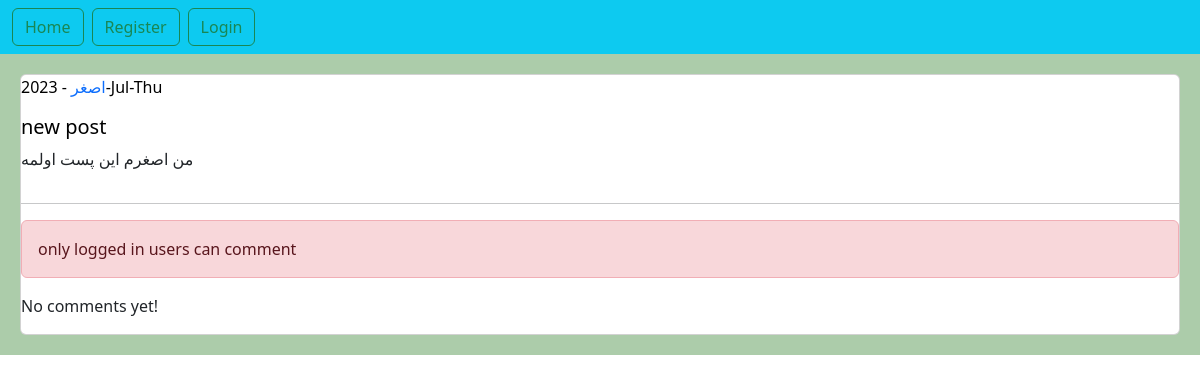
The page /post/13/mn-sgrm-yn-pst-wlmh/ on the database as committed earlier.
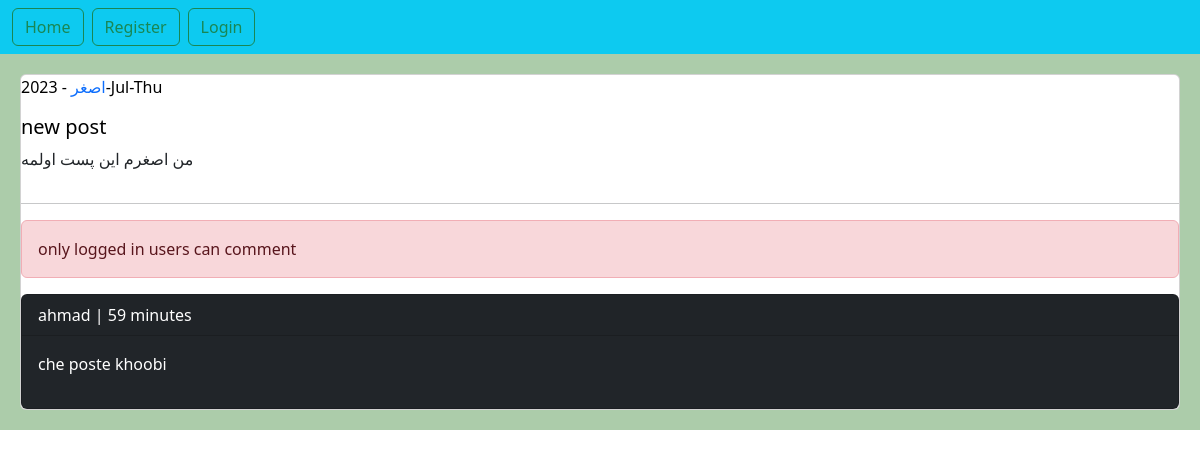
The same page on the database as committed later.
### home/models.py (models this page shows, shortened)
class Post(models.Model):
    user = models.ForeignKey(User, on_delete=models.CASCADE,
                             related_name='posts')  # اگر یک یوزر حذف شد پست هایش نیز حذف می شود.
    title = models.CharField(max_length=240)
    body = models.TextField()
    slug = models.SlugField()
    created = models.DateTimeField(auto_now_add=True)
    updated = models.DateTimeField(auto_now=True)
    class Meta:
        ordering = ['-created']  # مرتب سازی پست ها بر اساس تاریخ

class Comment(models.Model):
    user = models.ForeignKey(User, on_delete=models.CASCADE, related_name='ucomments')
    post = models.ForeignKey(Post, on_delete=models.CASCADE, related_name='pcomments')
    reply = models.ForeignKey('self', on_delete=models.CASCADE, related_name='rcomments', blank=True, null=True)
    is_reply = models.BooleanField(default=False)
    body = models.TextField(max_length=400)
    created = models.DateTimeField(auto_now_add=True)

### home/views.py (the view, shortened to what this page needs)
# urls.py: path('post/<int:post_id>/<slug:post_slug>/', views.PostDetailView.as_view(), name='post_detail'),
class PostDetailView(View):
    form_class = CommentCreateForm
    def setup(self, request, *args, **kwargs):
        self.post_instance = get_object_or_404(Post, pk=kwargs['post_id'], slug=kwargs['post_slug'])
        return super().setup(request, *args, **kwargs)
    def get(self, request, *args, **kwargs):
        comments = self.post_instance.pcomments.filter(is_reply=False)
        return render(request, 'home/detail.html',
                      {'post': self.post_instance, 'comments': comments, 'form': self.form_class})

### home/templates/home/detail.html (shortened to what this page needs)
{% extends 'base.html' %}
{% block content %}
    <div class="card">
    <p style="color: black;"><a href="{% url 'account:user_profile' post.user.id %}" style="text-decoration: none">{{ post.user }}</a> - {{ post.updated|date:"Y-M-D" }}</p>
    <h5 style="color: black">{{ post.title }}</h5>
    <p>{{ post.body }}</p>
        <hr>
    {% if request.user.is_authenticated %}
        <form action="" method="post">
            {% csrf_token %}
            {{ form.as_div }}
            <input type="submit" value="send">
        </form>
    {% else %}
        <p class="alert alert-danger">only logged in users can comment</p>
    {% endif %}
    {% for comment in comments %}
        <div class="card bg-dark text-white">
        <p class="card-header">{{ comment.user }} | {{ comment.created | timesince }}</p>
        <p class="card-body">{{ comment.body }}</p>
        </div>
    {% empty %}
        <p>No comments yet!</p>
    {% endfor %}
    </div>
{% endblock %}

### templates/base.html (shortened to what this page needs)
<!DOCTYPE html>
<html lang="en">
<head>
    <link href="https://cdn.jsdelivr.net/npm/bootstrap@5.3.0/dist/css/bootstrap.min.css" rel="stylesheet"
>
</head>
<body>
{% include 'includes/navbar.html' %}
<div class="jumbotron">
    {% block content %}{% endblock %}
</div>
</body>
</html>

### templates/includes/navbar.html
<nav class="navbar bg-info">
    <form class="container-fluid justify-content-start">
        <a class="btn btn-outline-success me-2" href="{% url 'home:home' %}">Home</a>
        {% if request.user.is_authenticated %}
            <a class="btn btn-outline-success me-2" href="{% url 'account:user_logout' %}">Logout</a>
            <a class="btn btn-outline-success me-2" href="{% url 'account:user_profile' request.user.pk %}">Profile</a>
        {% else %}
            <a class="btn btn-outline-success me-2" href="{% url 'account:user_register' %}">Register</a>
            <a class="btn btn-outline-success me-2" href="{% url 'account:user_login' %}">Login</a>
        {% endif %}
    </form>
</nav>

### templates/base.html (style rules this page uses)
.jumbotron { padding: 20px; margin-bottom: 20px; background-color: #acccaa; }

Rows that differ between the two databases and show on the page:
added Comment: user "ahmad", created "59 minutes", body "che poste khoobi"
Other text that changed with them:
text no longer shown: "No comments yet!"
